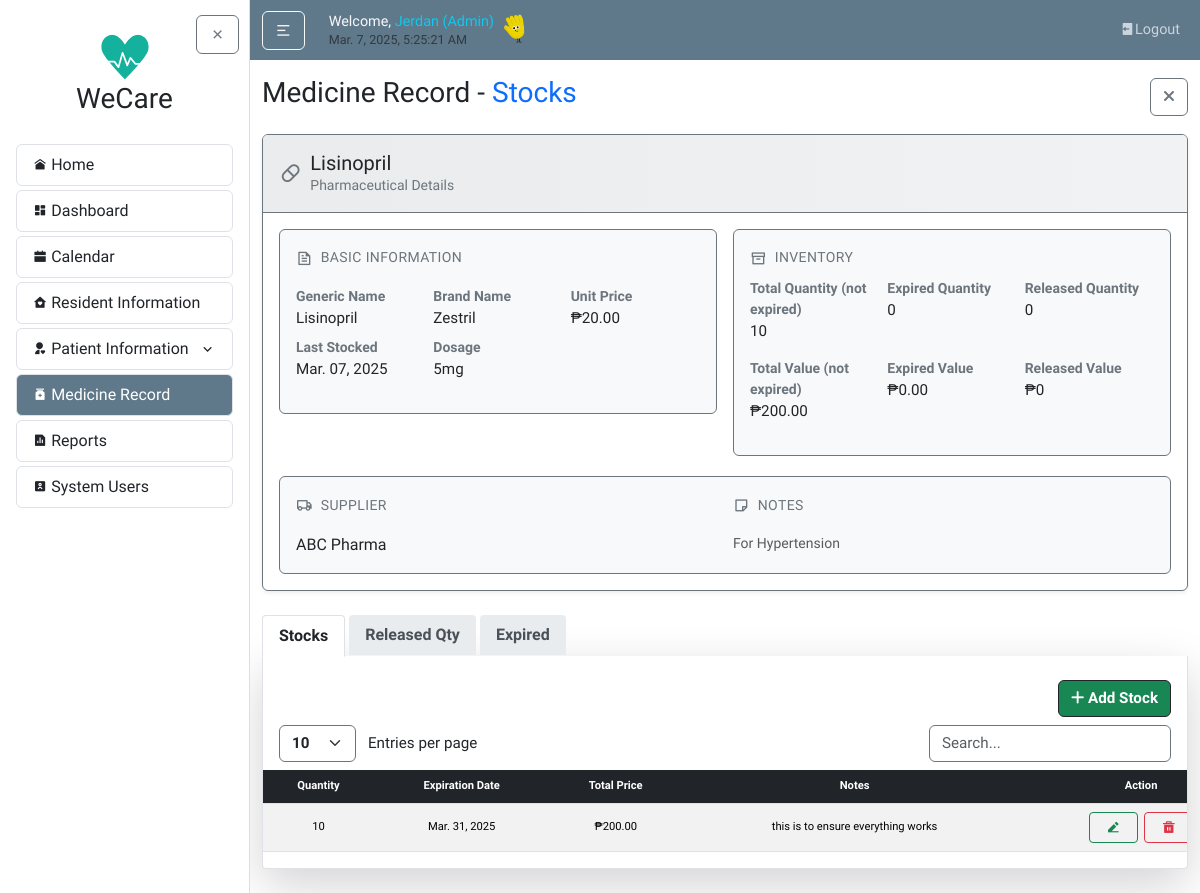
Before: /medicines/7/ (signed in) with the older database file.
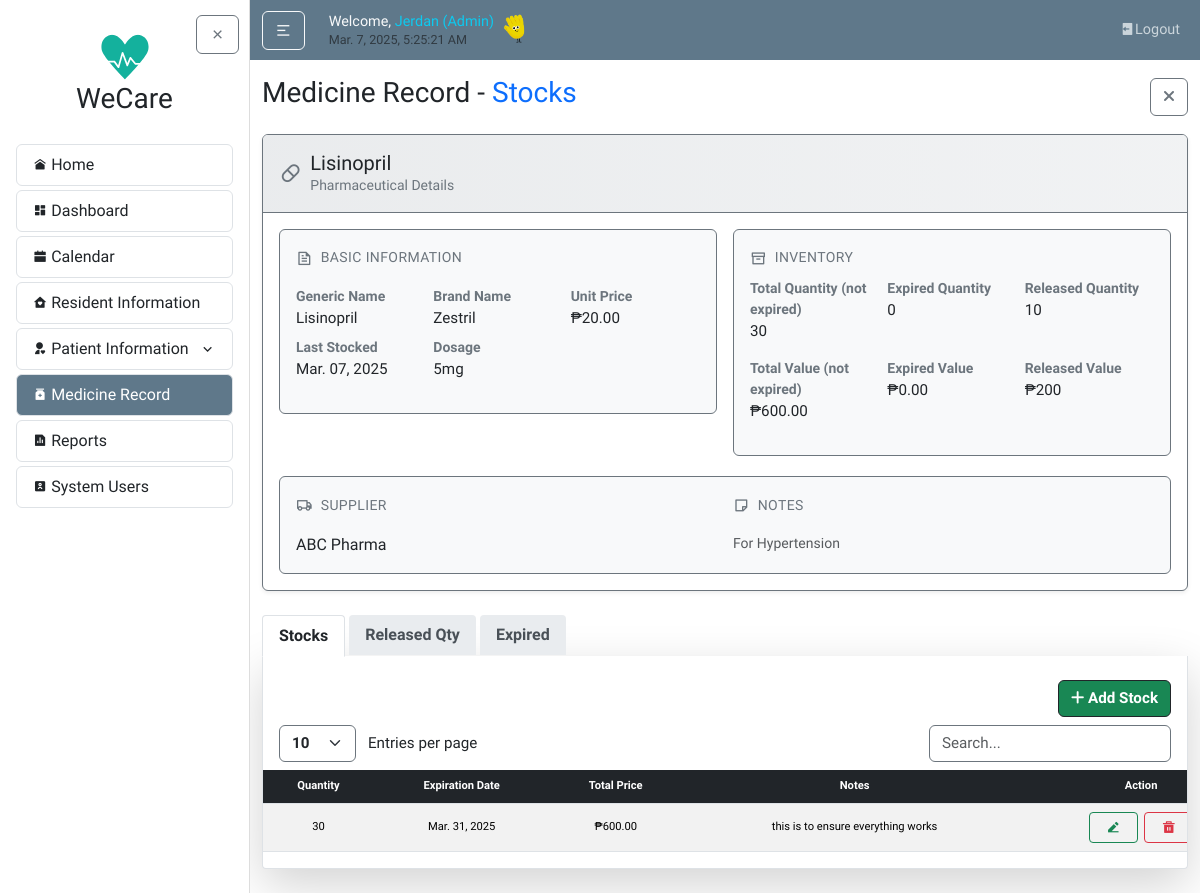
After: the same page with the newer database file.
### medicineMonitoring/models.py (models this page shows, shortened)
class Medicine(models.Model):
    medicine_name = models.CharField(max_length=255)
    generic_name = models.CharField(max_length=255, blank=True, null=True)
    brand_name = models.CharField(max_length=255, blank=True, null=True)
    dosage = models.CharField(max_length=100, blank=True, null=True)
    unit_price = models.DecimalField(max_digits=10, decimal_places=2, default=Decimal("0.00"))
    total_value = models.DecimalField(max_digits=10, decimal_places=2, default=Decimal("0.00"))
    total_quantity = models.PositiveIntegerField(default=0)
    supplier_name = models.CharField(max_length=255)
    date_last_stock = models.DateField(blank=True)
    notes = models.TextField(blank=True, null=True)
    @property
    def expired_quantity(self):
        today = date.today()
        expired_stocks = self.stocks.filter(expiration_date__lte=today)
        return sum(stock.quantity for stock in expired_stocks)
    @property
    def expired_value(self):
        today = date.today()
        expired_stocks = self.stocks.filter(expiration_date__lte=today)
        return sum(stock.quantity * self.unit_price for stock in expired_stocks)

class MedicineStock(models.Model):
    medicine = models.ForeignKey(Medicine, on_delete=models.CASCADE, related_name="stocks")
    quantity = models.PositiveIntegerField(default=0)
    expiration_date = models.DateField()
    notes = models.TextField(blank=True, null=True)
    objects = MedicineStockManager()
    @property
    def total_price(self):
        return self.quantity * self.medicine.unit_price

### medicineMonitoring/views.py (the view)
# urls.py: path('<int:pk>/', views.medicine_detail, name='medicine-detail'),
@login_required
def medicine_detail(request, pk):
    medicine = get_object_or_404(Medicine, pk=pk)
    patient_medicine_tracking = MedicineTracking.objects.filter(medicine=medicine)
    releasedQty = patient_medicine_tracking.aggregate(total=Sum('quantity_used'))['total'] or 0
    releasedValue = patient_medicine_tracking.aggregate(total=Sum('total_price'))['total'] or 0
    today = date.today()
    valid_stocks = medicine.stocks.filter(expiration_date__gt=today)
    expired_stocks = medicine.stocks.filter(expiration_date__lte=today)
    context = {
        'medicine': medicine,
        'valid_stocks': valid_stocks,
        'expired_stocks': expired_stocks,
        'expired_count': expired_stocks.count(),
        'patient_medicine_tracking': patient_medicine_tracking,
        'releasedQty': releasedQty,
        'releasedValue': releasedValue
    }
    return render(request, 'medicineMonitoring/medicine_detail.html', context)

### medicineMonitoring/templates/medicineMonitoring/medicine_detail.html (shortened to what the changed rows need)
{% extends "home/layout.html" %}
{% load static %}
{% block body %}
  <div class="card info-card border-secondary shadow-sm">
    <div class="card-header bg-light border-secondary border-bottom py-3">
      <div class="d-flex align-items-center gap-2">
        <div>
          <h3 class="h5 mb-0 text-dark">{{ medicine.medicine_name }}</h3>
          <p class="text-secondary mb-0 small">Pharmaceutical Details</p>
        </div>
      </div>
    </div>
    <div class="card-body p-3">
      <div class="row g-3">
        <div class="col-md-6">
          <div class="info-box border border-secondary rounded p-3 mb-1">
            <dl class="row g-2">
              <div class="col-4">
                <dt class="text-secondary small">Generic Name</dt>
                <dd class="mb-0">{{ medicine.generic_name|default:"-" }}</dd>
              </div>
              <div class="col-4">
                <dt class="text-secondary small">Brand Name</dt>
                <dd class="mb-0">{{ medicine.brand_name|default:"-" }}</dd>
              </div>
              <div class="col-4">
                <dt class="text-secondary small">Unit Price</dt>
                <dd class="mb-0">₱{{ medicine.unit_price|floatformat:2 }}</dd>
              </div>
              <div class="col-4">
                <dt class="text-secondary small">Last Stocked</dt>
                <dd class="mb-0">{{ medicine.date_last_stock|date:"M. d, Y"|default:"-" }}</dd>
              </div>
              <div class="col-4">
                <dt class="text-secondary small">Dosage</dt>
                <dd class="mb-0">{{ medicine.dosage|default:"-" }}</dd>
              </div>
            </dl>
          </div>
        </div>
        <div class="col-md-6">
          <div class="info-box border border-secondary rounded p-3 mb-1">
            <dl class="row g-2">
              <div class="col-4">
                <dt class="text-secondary small">Total Quantity (not expired)</dt>
                <dd class="mb-0">{{ medicine.total_quantity|default:"-" }}</dd>
              </div>
              <div class="col-4 mt-2">
                <dt class="text-secondary small">Expired Quantity</dt>
                <dd class="mb-0">{{ medicine.expired_quantity }}</dd>
              </div>
              <div class="col-4 mt-2">
                <dt class="text-secondary small">Released Quantity</dt>
                <dd class="mb-0">{{ releasedQty }}</dd>
              </div>
            </dl>
            <dl class="row g-2">
              <div class="col-4">
                <dt class="text-secondary small">Total Value (not expired)</dt>
                <dd class="mb-0">₱{{ medicine.total_value|default:"-" }}</dd>
              </div>
              <div class="col-4 mt-2">
                <dt class="text-secondary small">Expired Value</dt>
                <dd class="mb-0">₱{{ medicine.expired_value|floatformat:2 }}</dd>
              </div>
              <div class="col-4 mt-2">
                <dt class="text-secondary small">Released Value</dt>
                <dd class="mb-0">₱{{ releasedValue }}</dd>
              </div>
            </dl>
          </div>
        </div>
        <div class="col-12">
          <div class="info-box border border-secondary rounded p-3">
            <div class="row g-3">
              <div class="col-md-6">
                <div class="d-flex align-items-center gap-2 mb-3">
                  <i class="ri-truck-line text-secondary"></i>
                  <h4 class="text-uppercase small text-secondary mb-0">Supplier</h4>
                </div>
                <p class="mb-0">{{ medicine.supplier_name }}</p>
              </div>
              <div class="col-md-6">
                <div class="d-flex align-items-center gap-2 mb-3">
                  <i class="ri-sticky-note-line text-secondary"></i>
                  <h4 class="text-uppercase small text-secondary mb-0">Notes</h4>
                </div>
                <p class="mb-0 text-muted small">{{ medicine.notes|default:"No special notes" }}</p>
              </div>
            </div>
          </div>
        </div>
      </div>
    </div>
  </div>
  <article class="tab-content content-section shadow-lg p-0" id="stockTabsContent">
    <div class="tab-pane fade show active" id="stocks" role="tabpanel" aria-labelledby="stocks-tab">
      <div class="table-responsive mt-2">
        <table id="stocksDataTable" class="table table-striped projectTables">
          <thead class="table-dark">
            <tr>
              <th>Quantity</th>
              <th>Expiration Date</th>
              <th>Total Price</th>
              <th>Notes</th>
              <th class="text-center">Action</th>
            </tr>
          </thead>
          <tbody>
            {% for stock in valid_stocks %}
            <tr>
              <td class="align-middle">{{ stock.quantity }}</td>
              <td class="align-middle">{{ stock.expiration_date|date:"M. d, Y" }}</td>
              <td class="align-middle">₱{{ stock.total_price|floatformat:2 }}</td>
              <td class="align-middle">{{ stock.notes }}</td>
              <td class="align-middle text-center">
                <a href="{% url 'stock-update' stock.pk %}" class="btn btn-sm btn-outline-success me-1 px-3"><i class="ri-edit-2-fill"></i></a>
                <button type="button" data-bs-toggle="modal" data-bs-target="#myModal" data-deleteData="{{ medicine.medicine_name }}" data-ID="{{ stock.pk }}" data-moduleName="Delete the stocks entry" class="btn btn-sm btn-outline-danger px-3"><i class="ri-delete-bin-5-fill"></i></button>
              </td>
            </tr>
            {% endfor %}
          </tbody>
        </table>
      </div>
    </div>
  </article>
{% endblock body %}

Changed rows visible on the page:
changed Medicine "Lisinopril": total_quantity "10" → "30"; total_value "200.00" → "600.00"
changed MedicineStock "this is to ensure everything works": quantity "10" → "30"; total_price "200.00" → "600.00"
Other visible differences:
{{ releasedQty }}: "0" → "10"
{{ releasedValue }}: "0" → "200"
